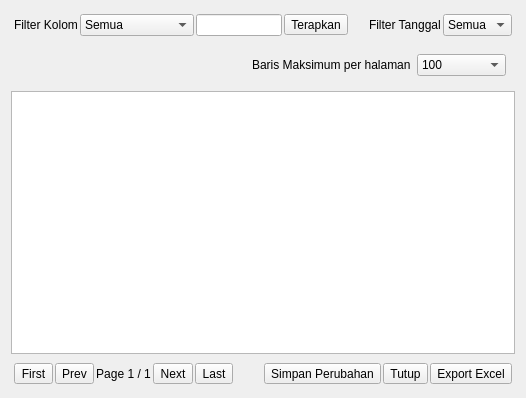
<?xml version="1.0" encoding="UTF-8"?>
<ui version="4.0">
 <class>A3PreviewDataDialog</class>
 <widget class="QDialog" name="A3PreviewDataDialog">
  <property name="geometry">
   <rect>
    <x>0</x>
    <y>0</y>
    <width>526</width>
    <height>398</height>
   </rect>
  </property>
  <property name="windowTitle">
   <string>A3P Export Data</string>
  </property>
  <layout class="QVBoxLayout" name="verticalLayout">
   <item>
    <widget class="QWidget" name="wFilter" native="true">
     <layout class="QHBoxLayout" name="horizontalLayout_2">
      <property name="spacing">
       <number>2</number>
      </property>
      <property name="leftMargin">
       <number>3</number>
      </property>
      <property name="topMargin">
       <number>3</number>
      </property>
      <property name="rightMargin">
       <number>3</number>
      </property>
      <property name="bottomMargin">
       <number>3</number>
      </property>
      <item>
       <widget class="QLabel" name="label_2">
        <property name="text">
         <string>Filter Kolom</string>
        </property>
       </widget>
      </item>
      <item>
       <widget class="QComboBox" name="cbKolom">
        <item>
         <property name="text">
          <string>Semua</string>
         </property>
        </item>
        <item>
         <property name="text">
          <string>Klien</string>
         </property>
        </item>
        <item>
         <property name="text">
          <string>File</string>
         </property>
        </item>
        <item>
         <property name="text">
          <string>Bahan</string>
         </property>
        </item>
        <item>
         <property name="text">
          <string>Jumlah Page</string>
         </property>
        </item>
        <item>
         <property name="text">
          <string>Jumlah Repeat</string>
         </property>
        </item>
        <item>
         <property name="text">
          <string>Keterangan</string>
         </property>
        </item>
        <item>
         <property name="text">
          <string>Total Klik</string>
         </property>
        </item>
       </widget>
      </item>
      <item>
       <widget class="QLineEdit" name="leKolomFilter"/>
      </item>
      <item>
       <widget class="QToolButton" name="tbKolomFilter">
        <property name="text">
         <string>Terapkan</string>
        </property>
       </widget>
      </item>
      <item>
       <spacer name="horizontalSpacer_2">
        <property name="orientation">
         <enum>Qt::Horizontal</enum>
        </property>
        <property name="sizeHint" stdset="0">
         <size>
          <width>40</width>
          <height>20</height>
         </size>
        </property>
       </spacer>
      </item>
      <item>
       <widget class="QLabel" name="label_3">
        <property name="text">
         <string>Filter Tanggal</string>
        </property>
       </widget>
      </item>
      <item>
       <widget class="QComboBox" name="cbTanggal">
        <item>
         <property name="text">
          <string>Semua</string>
         </property>
        </item>
       </widget>
      </item>
     </layout>
    </widget>
   </item>
   <item>
    <widget class="QWidget" name="widget" native="true">
     <layout class="QHBoxLayout" name="horizontalLayout_3">
      <item>
       <spacer name="horizontalSpacer_3">
        <property name="orientation">
         <enum>Qt::Horizontal</enum>
        </property>
        <property name="sizeHint" stdset="0">
         <size>
          <width>40</width>
          <height>20</height>
         </size>
        </property>
       </spacer>
      </item>
      <item>
       <widget class="QLabel" name="label">
        <property name="text">
         <string>Baris Maksimum per halaman</string>
        </property>
       </widget>
      </item>
      <item>
       <widget class="QComboBox" name="cbRow">
        <item>
         <property name="text">
          <string>100</string>
         </property>
        </item>
        <item>
         <property name="text">
          <string>500</string>
         </property>
        </item>
        <item>
         <property name="text">
          <string>1000</string>
         </property>
        </item>
        <item>
         <property name="text">
          <string>Maksimum</string>
         </property>
        </item>
       </widget>
      </item>
     </layout>
    </widget>
   </item>
   <item>
    <widget class="QTableView" name="mainTable">
     <property name="contextMenuPolicy">
      <enum>Qt::CustomContextMenu</enum>
     </property>
     <property name="selectionBehavior">
      <enum>QAbstractItemView::SelectItems</enum>
     </property>
     <property name="verticalScrollMode">
      <enum>QAbstractItemView::ScrollPerPixel</enum>
     </property>
     <property name="horizontalScrollMode">
      <enum>QAbstractItemView::ScrollPerPixel</enum>
     </property>
    </widget>
   </item>
   <item>
    <widget class="QWidget" name="wNav" native="true">
     <layout class="QHBoxLayout" name="horizontalLayout">
      <property name="spacing">
       <number>2</number>
      </property>
      <property name="leftMargin">
       <number>3</number>
      </property>
      <property name="topMargin">
       <number>3</number>
      </property>
      <property name="rightMargin">
       <number>3</number>
      </property>
      <property name="bottomMargin">
       <number>3</number>
      </property>
      <item>
       <widget class="QToolButton" name="tbFirst">
        <property name="text">
         <string>First</string>
        </property>
       </widget>
      </item>
      <item>
       <widget class="QToolButton" name="tbPrev">
        <property name="text">
         <string>Prev</string>
        </property>
       </widget>
      </item>
      <item>
       <widget class="QLabel" name="lPaging">
        <property name="text">
         <string>Page 1 / 1</string>
        </property>
        <property name="alignment">
         <set>Qt::AlignCenter</set>
        </property>
        <property name="margin">
         <number>5</number>
        </property>
       </widget>
      </item>
      <item>
       <widget class="QToolButton" name="tbNext">
        <property name="text">
         <string>Next</string>
        </property>
       </widget>
      </item>
      <item>
       <widget class="QToolButton" name="tbLast">
        <property name="text">
         <string>Last</string>
        </property>
       </widget>
      </item>
      <item>
       <spacer name="horizontalSpacer">
        <property name="orientation">
         <enum>Qt::Horizontal</enum>
        </property>
        <property name="sizeHint" stdset="0">
         <size>
          <width>40</width>
          <height>20</height>
         </size>
        </property>
       </spacer>
      </item>
      <item>
       <widget class="QToolButton" name="tbSave">
        <property name="text">
         <string>Simpan Perubahan</string>
        </property>
       </widget>
      </item>
      <item>
       <widget class="QToolButton" name="tbClose">
        <property name="text">
         <string>Tutup</string>
        </property>
       </widget>
      </item>
      <item>
       <widget class="QToolButton" name="tbPrint">
        <property name="text">
         <string>Export Excel</string>
        </property>
       </widget>
      </item>
     </layout>
    </widget>
   </item>
  </layout>
 </widget>
 <resources/>
 <connections>
  <connection>
   <sender>leKolomFilter</sender>
   <signal>returnPressed()</signal>
   <receiver>tbKolomFilter</receiver>
   <slot>click()</slot>
   <hints>
    <hint type="sourcelabel">
     <x>230</x>
     <y>21</y>
    </hint>
    <hint type="destinationlabel">
     <x>323</x>
     <y>21</y>
    </hint>
   </hints>
  </connection>
 </connections>
</ui>
